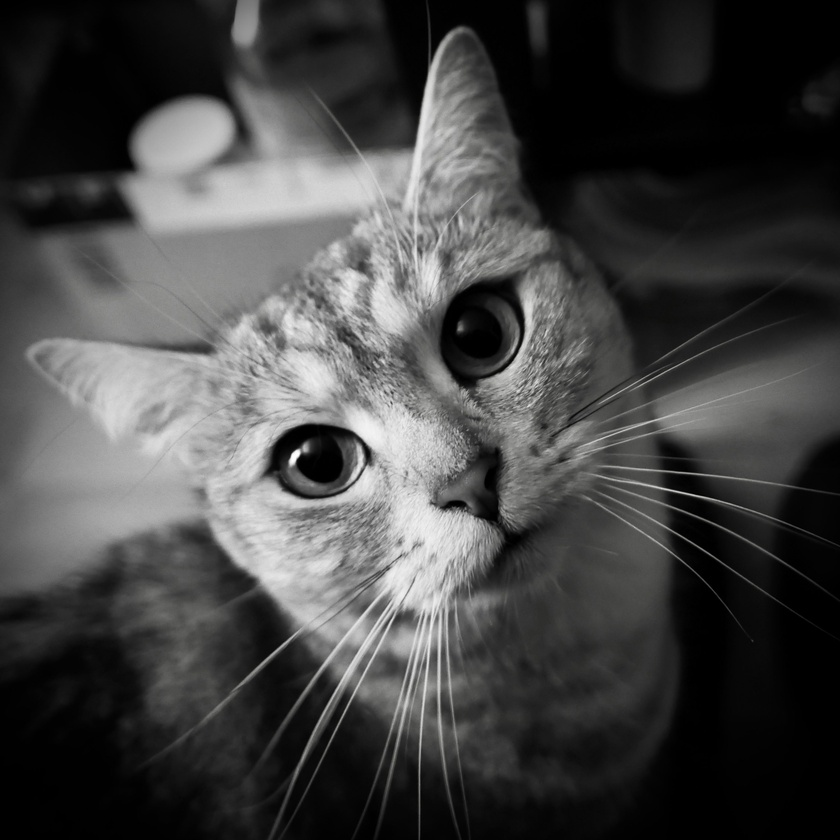
#> input picture images/cat_gray.jpg, 840 x 840 px, shrunk from 3000 x 3000 before the run, found by its file name
$ jupyter execute image_quantization.ipynb
#> lines starting #> are read from the running program, lines starting #| are printed output that depends on the picture
[cell 1]
import cv2
import numpy as np
import matplotlib.pyplot as plt

[cell 2]
gray = cv2.imread('cat_gray.jpg', cv2.IMREAD_GRAYSCALE)
#> gray: shape (840, 840); min 0, max 255, mean 68.6

plt.imshow(gray, cmap='gray')
plt.title('Original Image')
plt.axis('off')
plt.show()

[cell 3]
quantized = gray // 64 * 64
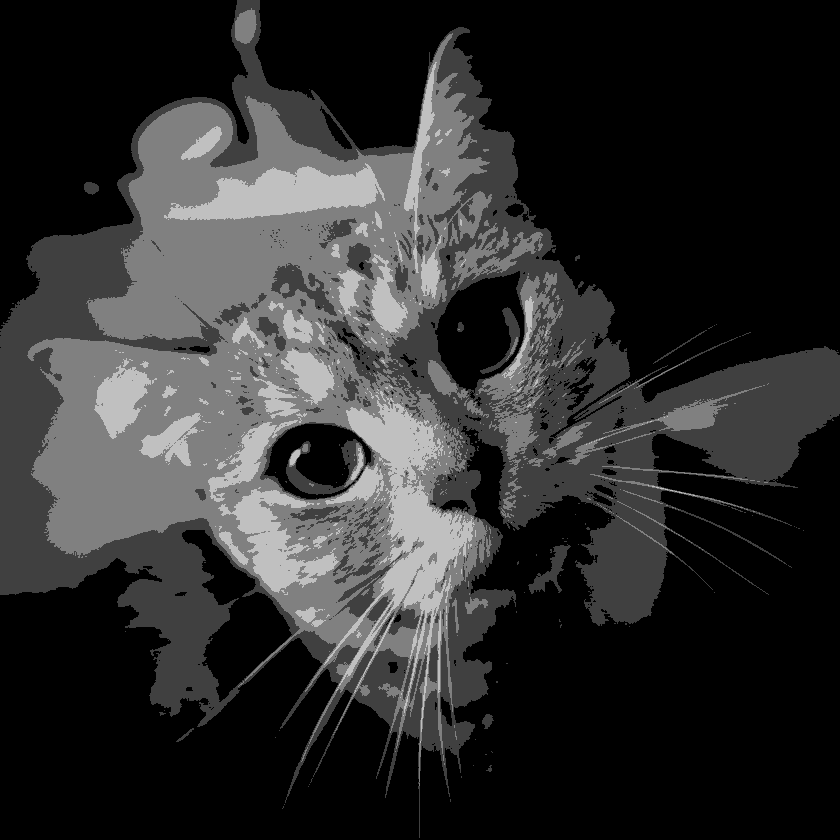
#> quantized: shape (840, 840); min 0, max 192, mean 46.1

plt.imshow(quantized, cmap='gray')
plt.title('Quantized Image')
plt.axis('off')
plt.show()
